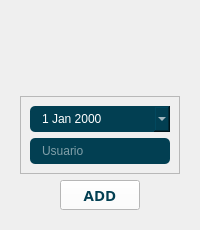
            <widget class="QWidget" name="tab">
             <attribute name="title">
              <string>Tab 1</string>
             </attribute>
             <layout class="QVBoxLayout" name="verticalLayout_15">
              <item>
               <widget class="QWidget" name="widget_2" native="true">
                <layout class="QVBoxLayout" name="verticalLayout_8">
                 <item alignment="Qt::AlignHCenter">
                  <widget class="QLabelThemed" name="title">
                   <property name="minimumSize">
                    <size>
                     <width>70</width>
                     <height>70</height>
                    </size>
                   </property>
                   <property name="maximumSize">
                    <size>
                     <width>90</width>
                     <height>90</height>
                    </size>
                   </property>
                   <property name="text">
                    <string />
                   </property>
                   <property name="pixmap">
                    <pixmap>../../../../Qss/icons/Icons/feather/file-plus.png</pixmap>
                   </property>
                  </widget>
                 </item>
                 <item>
                  <widget class="QFrame" name="frame_3">
                   <property name="frameShape">
                    <enum>QFrame::StyledPanel</enum>
                   </property>
                   <property name="frameShadow">
                    <enum>QFrame::Raised</enum>
                   </property>
                   <layout class="QVBoxLayout" name="verticalLayout_9">
                    <item>
                     <widget class="QDateEdit" name="fecha_devolucion">
                      <property name="styleSheet">
                       <string notr="true">background-color: rgb(2, 63, 82);
padding: 5px 10px;
border-radius: 5px;

color: rgb(255, 255, 255);</string>
                      </property>
                      <property name="calendarPopup">
                       <bool>true</bool>
                      </property>
                     </widget>
                    </item>
                    <item>
                     <widget class="QLineEdit" name="usuario_LE">
                      <property name="styleSheet">
                       <string notr="true">background-color: rgb(2, 63, 82);
padding: 5px 10px;
border-radius: 5px;
color: rgb(255, 255, 255);</string>
                      </property>
                      <property name="placeholderText">
                       <string>Usuario</string>
                      </property>
                     </widget>
                    </item>
                   </layout>
                  </widget>
                 </item>
                 <item alignment="Qt::AlignHCenter">
                  <widget class="QPushButtonThemed" name="Add">
                   <property name="font">
                    <font>
                     <family>Century Gothic</family>
                     <pointsize>11</pointsize>
                     <bold>true</bold>
                    </font>
                   </property>
                   <property name="cursor">
                    <cursorShape>PointingHandCursor</cursorShape>
                   </property>
                   <property name="styleSheet">
                    <string notr="true">background-color: rgb(255, 255, 255);
color: rgb(2, 63, 82);
</string>
                   </property>
                   <property name="text">
                    <string>ADD</string>
                   </property>
                   <property name="icon">
                    <iconset>
                     <normaloff>../../../../Qss/icons/Icons/feather/check-square.png</normaloff>../../../../Qss/icons/Icons/feather/check-square.png</iconset>
                   </property>
                   <property name="iconSize">
                    <size>
                     <width>25</width>
                     <height>25</height>
                    </size>
                   </property>
                  </widget>
                 </item>
                </layout>
               </widget>
              </item>
             </layout>
            </widget>
